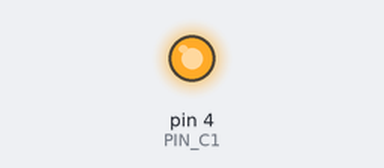
The sketch below on a simulated Arduino Uno, built with avr-gcc and run on an emulated ATmega328P. Shown: output pins drawn as LEDs (lit = HIGH). What the sketch prints to the serial monitor is not drawn.

Above: at 0.1 s.
Timing chart, 0 to 1.6 s (numbered marks = the images above):
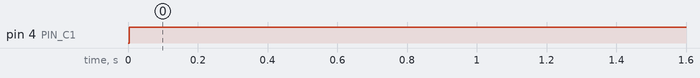

Measured:
- by itself, pin 4 (PIN_C1): LOW → HIGH at 0.00 s

The sketch:

bruter.ino
```cpp
#include <Arduino.h>
#define PIN_C1  4 // GPIO usado para C1

void send_request(uint8_t command, const uint8_t* code) {
  int checksum = command + code[0] + code[1] + code[2] + code[3] + code[4];
  pinMode(PIN_C1, OUTPUT);
  digitalWrite(PIN_C1, LOW);
  delayMicroseconds(3400);
  digitalWrite(PIN_C1, HIGH);
  Serial.begin(4800);
  uint8_t data[] = {0x00, command, code[0], code[1], code[2], code[3], code[4], (uint8_t)checksum};
  Serial.write(data, sizeof(data));
  Serial.flush();
  Serial.end();
  delay(100);
}

void setup() {
  uint8_t code[5];
  for (long i = 0; i <= 99999; i++) {
    code[0] = (i / 10000) % 10;
    code[1] = (i / 1000) % 10;
    code[2] = (i / 100) % 10;
    code[3] = (i / 10) % 10;
    code[4] = i % 10;
    send_request(0x71, code);
  }
}

void loop() {}
```
